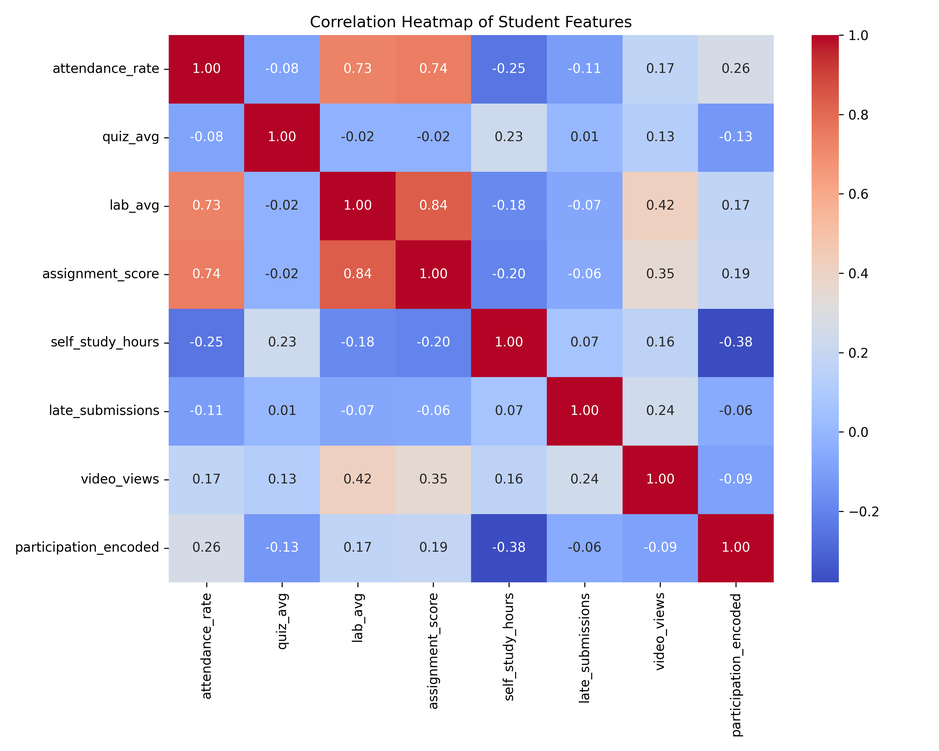
#> input picture outputs/figures/correlation_heatmap.png, 939 x 751 px, shrunk from 3000 x 2400 before the run
$ python generate_pdf_report.py
#> lines starting #> are read from the running program, lines starting #| are printed output that depends on the picture
import os
import matplotlib.pyplot as plt
import matplotlib.image as mpimg
from matplotlib.backends.backend_pdf import PdfPages

# Cấu hình phông chữ hỗ trợ tiếng Việt Unicode trên Windows/Mac/Linux
plt.rcParams["font.sans-serif"] = ["Arial", "Tahoma", "DejaVu Sans"]
plt.rcParams["axes.unicode_minus"] = False

current_dir = os.path.dirname(os.path.abspath(__file__))
if os.path.basename(current_dir).lower() == "scratch":
    BASE_DIR = os.path.dirname(current_dir)
else:
    BASE_DIR = current_dir

FIG_DIR = os.path.join(BASE_DIR, "outputs", "figures")
REPORT_DIR = os.path.join(BASE_DIR, "report")
os.makedirs(REPORT_DIR, exist_ok=True)
PDF_PATH = os.path.join(REPORT_DIR, "Bao_Cao_SmartEdu_AI_Rut_Gon.pdf")


def add_header(ax, title, subtitle=""):
    ax.axis("off")
    ax.text(0.5, 0.96, title, ha="center", va="top", fontsize=14, fontweight="bold", color="#003366")
    if subtitle:
        ax.text(0.5, 0.92, subtitle, ha="center", va="top", fontsize=10, style="italic", color="#444444")


def draw_table(ax, col_labels, table_data, bbox, col_widths=None):
    tbl = ax.table(
        cellText=table_data,
        colLabels=col_labels,
        loc="center",
        bbox=bbox,
        colWidths=col_widths,
        cellLoc="center",
    )
    tbl.auto_set_font_size(False)
    tbl.set_fontsize(8.5)
    for (row, col), cell in tbl.get_celld().items():
        if row == 0:
            cell.set_facecolor("#003366")
            cell.set_text_props(color="white", weight="bold")
        elif row % 2 == 0:
            cell.set_facecolor("#F2F6FA")
        cell.set_edgecolor("#CCCCCC")
    return tbl


def generate_pdf():
    with PdfPages(PDF_PATH) as pdf:
        # ================= TRANG 1: TRANG BÌA, SƠ ĐỒ PIPELINE & PHẦN A =================
        fig = plt.figure(figsize=(8.27, 11.69))
        ax = fig.add_axes([0.05, 0.05, 0.90, 0.90])
        add_header(
            ax,
            "BÁO CÁO TỔNG KẾT ĐỒ ÁN: SMARTEDU AI (ITA201 – TOÁN CHO HỌC MÁY)",
            "Đơn vị: FPT Polytechnic | Nhóm: Hoài (PS47905), Liêm (PS47845), Khôi (PS48256), Khải (PS48224)",
        )

        # Sơ đồ khối Pipeline tổng thể
        ax.text(0.02, 0.87, "1. SƠ ĐỒ KIẾN TRÚC PIPELINE 5 PHÂN HỆ TOÁN HỌC", fontsize=11, fontweight="bold", color="#0F4C81")
        boxes = [
            (0.03, 0.78, 0.16, 0.07, "DỮ LIỆU\n4.424 SV x 10 cột\n1.500 cạnh tương tác"),
            (0.22, 0.78, 0.17, 0.07, "PHẦN A: ĐẠI SỐ\nLàm sạch Median\ns = Xw, Norm L1/L2"),
            (0.42, 0.78, 0.17, 0.07, "PHẦN B: PCA\nGiảm 8 -> 4 chiều\nBảo toàn 80.19% PS"),
            (0.62, 0.78, 0.17, 0.07, "PHẦN C & D\nBayes, IG, Đồ thị\nMarkov 20 bước"),
            (0.82, 0.78, 0.15, 0.07, "PHẦN E: TỐI ƯU\nPuLP Z* = 184.0\nMax-Flow = 10"),
        ]
        for x, y, w, h, text in boxes:
            rect = plt.Rectangle((x, y), w, h, facecolor="#E6F0FA", edgecolor="#003366", lw=1.5)
            ax.add_patch(rect)
            ax.text(x + w / 2, y + h / 2, text, ha="center", va="center", fontsize=7.5, fontweight="bold")

        # Bảng Ma trận con 3 mẫu & Điểm nguy cơ s = Xw
        ax.text(0.02, 0.73, "2. PHẦN A: ĐẠI SỐ TUYẾN TÍNH, GIẢI THÍCH TRỌNG SỐ w & TÍNH GIẤY s = Xw", fontsize=11, fontweight="bold", color="#0F4C81")
        sub_headers = ["Mã SV", "Attend", "Quiz", "Lab", "Assign", "Study", "Late", "Video", "Part", "Điểm s = Xw", "Nhãn"]
        sub_rows = [
            ["SV0001", "0.5", "2.0", "0.0", "0.0", "9.1", "0.0", "5.0", "1.0", "-1.440", "high_risk"],
            ["SV0002", "0.6", "2.0", "7.0", "6.8", "8.6", "0.0", "17.0", "1.0", "-2.150", "low_risk"],
            ["SV0003", "0.5", "2.0", "0.0", "0.0", "8.6", "0.0", "5.0", "1.0", "-1.365", "high_risk"],
        ]
        draw_table(ax, sub_headers, sub_rows, bbox=[0.02, 0.59, 0.96, 0.12])

        # Bảng giải thích trọng số w
        w_headers = ["Trọng số", "Đặc trưng", "Giá trị w_j", "Ý nghĩa cốt lõi của dấu và độ lớn trọng số"]
        w_rows = [
            ["w1, w2, w3", "attendance, quiz, lab", "+0.25, +0.30, +0.25", "Kế thừa bộ trọng số chuẩn trong đề bài Assignment cho 3 cột đầu."],
            ["w4", "assignment_score", "-0.20", "Dấu âm: Điểm bài tập lớn cao giúp kéo giảm mạnh điểm nguy cơ."],
            ["w5", "self_study_hours", "-0.15", "Dấu âm: Tự học càng nhiều giờ/tuần thì rủi ro trượt môn càng giảm."],
            ["w6", "late_submissions", "+0.40", "Dấu dương lớn nhất: Nộp trễ hạn làm tăng vọt nguy cơ rớt môn."],
            ["w7, w8", "video_views, participation", "-0.10, -0.30", "Dấu âm: Xem lại bài giảng và tích cực phát biểu giúp giảm rủi ro."],
        ]
        draw_table(ax, w_headers, w_rows, bbox=[0.02, 0.36, 0.96, 0.20], col_widths=[0.14, 0.22, 0.18, 0.46])

        # Khung tính giấy + Khoảng cách L1/L2 + Tổ hợp
        core_text_a = (
            "• TÍNH GIẤY PHÉP NHÂN MA TRẬN - VECTOR s = Xw:\n"
            "  - SV0001: s1 = 0.5(0.25) + 2.0(0.30) + 0(0.25) + 0(-0.20) + 9.1(-0.15) + 0(0.40) + 5.0(-0.10) + 1.0(-0.30) = -1.440\n"
            "  - SV0002: s2 = 0.6(0.25) + 2.0(0.30) + 7.0(0.25) + 6.8(-0.20) + 8.6(-0.15) + 0(0.40) + 17.0(-0.10) + 1.0(-0.30) = -2.150\n"
            "  - SV0003: s3 = 0.5(0.25) + 2.0(0.30) + 0(0.25) + 0(-0.20) + 8.6(-0.15) + 0(0.40) + 5.0(-0.10) + 1.0(-0.30) = -1.365\n\n"
            "• CHUẨN HÓA STANDARDSCALER & KHOẢNG CÁCH (SV0001 vs SV0002):\n"
            "  - Khoảng cách Manhattan (L1 Norm) = 7.6448 | Khoảng cách Euclidean (L2 Norm) = 4.1856 (ứng dụng trong KNN, K-Means).\n\n"
            "• ĐẠI SỐ TỔ HỢP & KHÔNG GIAN TÌM KIẾM:\n"
            "  - Chọn 3 từ 8 đặc trưng: C(8, 3) = 56 cách | Grid Search siêu tham số: 3 x 2 x 2 = 12 cấu hình (mở rộng 336 mô hình)."
        )
        ax.text(0.02, 0.33, core_text_a, va="top", fontsize=9, bbox=dict(boxstyle="round,pad=0.5", facecolor="#FFFDF5", edgecolor="#D4B106"))
        pdf.savefig(fig)
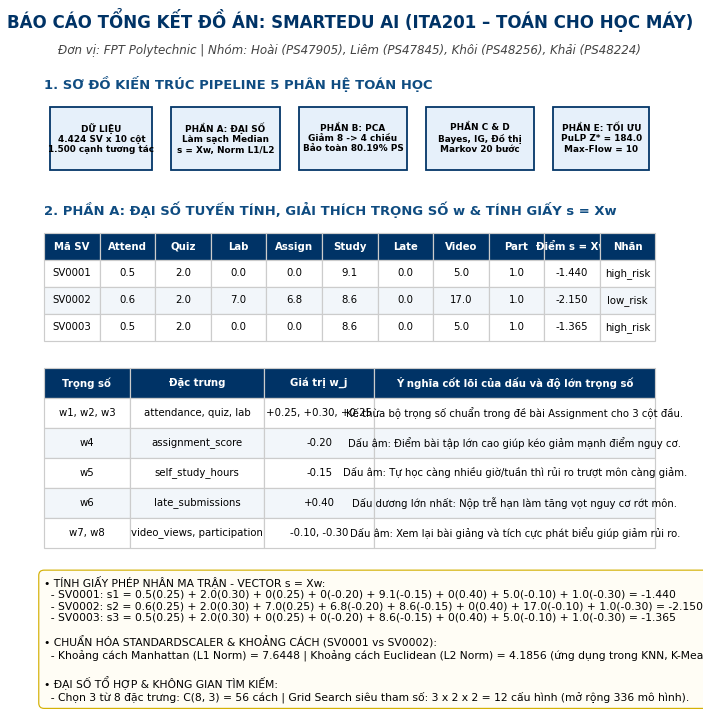
#> figure drawn by matplotlib, 1 panel
        plt.close(fig)

        # ================= TRANG 2: PHẦN B (TƯƠNG QUAN & GIẢM CHIỀU PCA) =================
        fig = plt.figure(figsize=(8.27, 11.69))
        ax = fig.add_axes([0.05, 0.05, 0.90, 0.90])
        add_header(ax, "3. PHẦN B: PHÂN TÍCH TƯƠNG QUAN & GIẢM CHIỀU DỮ LIỆU (PCA)")

        pca_headers = ["Tiêu chí đánh giá", "Trước PCA (8 cột gốc)", "Sau PCA (4 thành phần)", "Giá trị cốt lõi & Nhận xét"]
        pca_rows = [
            ["Phương sai bảo toàn", "100.00%", "80.19% (PC1..PC4)", "Giảm 50% số chiều, đáp ứng chuẩn >= 80% phương sai."],
            ["Accuracy (Cây quyết định)", "79.89%", "77.97%", "Giảm nhẹ 1.92% do nén chiều và xoay hệ trục tọa độ."],
            ["F1-Score", "80.05%", "78.06%", "Duy trì hiệu năng phân loại tốt (>= 75%)."],
            ["Khả năng giải thích", "Rất cao (biết rõ cột yếu)", "Thấp (tổ hợp 8 cột)", "Giữ đặc trưng gốc khi cần giải thích lý do cảnh báo."],
        ]
        draw_table(ax, pca_headers, pca_rows, bbox=[0.02, 0.72, 0.96, 0.16], col_widths=[0.22, 0.20, 0.20, 0.38])

        # Chèn 2 hình Heatmap và PCA Scatter
        for idx, (fname, title_img, pos) in enumerate([
            ("correlation_heatmap.png", "Hình B.1: Heatmap tương quan Pearson (Lab - Assign r = 0.68)", [0.06, 0.38, 0.88, 0.31]),
            ("pca_scatter_pc1_pc2.png", "Hình B.2: Phân tách cụm rủi ro trên không gian 2D (PC1 - PC2)", [0.06, 0.04, 0.88, 0.31]),
        ]):
            fpath = os.path.join(FIG_DIR, fname)
            if os.path.exists(fpath):
                sub_ax = fig.add_axes(pos)
                sub_ax.imshow(mpimg.imread(fpath))
                sub_ax.set_title(title_img, fontsize=9.5, fontweight="bold", color="#003366")
                sub_ax.axis("off")
#> pass 2 of the loop in generate_pdf, `for idx, (fname, title_img, pos) in enumerate([`:
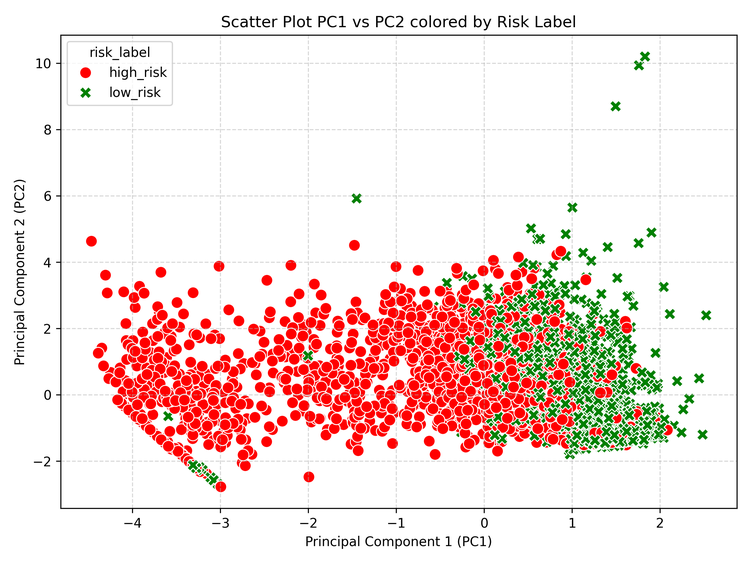
#> input picture outputs/figures/pca_scatter_pc1_pc2.png, 751 x 563 px, shrunk from 2400 x 1800 before the run

        pdf.savefig(fig)
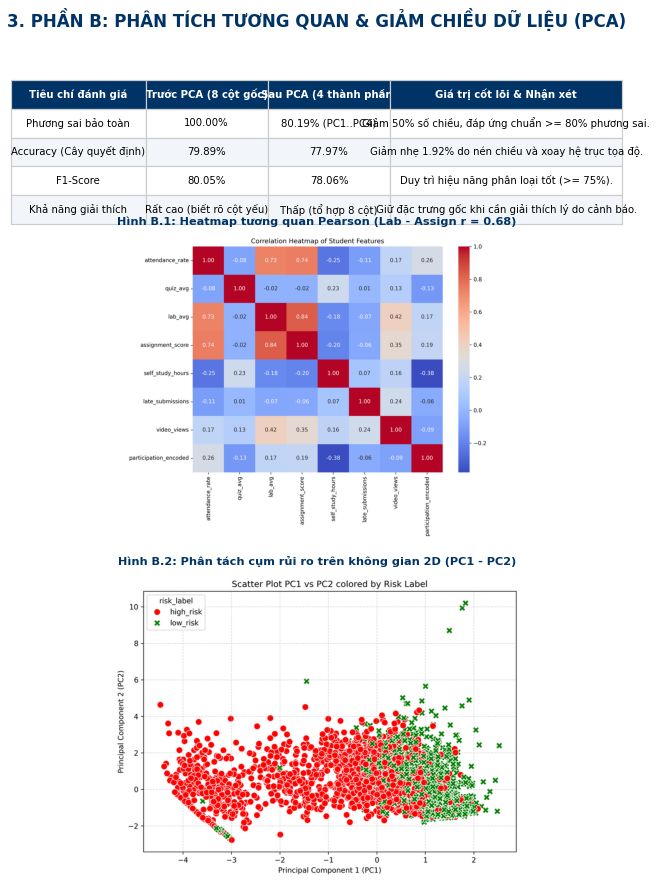
#> figure drawn by matplotlib, 2 panels
        plt.close(fig)

        # ================= TRANG 3: PHẦN C (XÁC SUẤT BAYES & INFORMATION GAIN) =================
        fig = plt.figure(figsize=(8.27, 11.69))
        ax = fig.add_axes([0.05, 0.05, 0.90, 0.90])
        add_header(ax, "4. PHẦN C: XÁC SUẤT CÓ ĐIỀU KIỆN, NAIVE BAYES & INFORMATION GAIN")

        text_c = (
            "• XÁC SUẤT 2 CHIỀU & TÍNH GIẤY ĐỊNH LÝ BAYES:\n"
            "  - P(high_risk | att_low) = 91.32% (Dự báo rủi ro khi vắng học) vs P(att_low | high_risk) = 56.98% (Đặc điểm nhóm rủi ro).\n"
            "  - Tính giấy Bayes: P(high_risk | att_low) = [0.5698 x 0.5007] / 0.3124 = 0.9132 (91.32% - Khớp 100%).\n"
            "• MÔ HÌNH GAUSSIAN NAIVE BAYES: Accuracy = 74.69% | Precision = 86.38% | Recall = 58.69% | F1 = 69.89%.\n"
            "  - Dự báo mẫu SV0001: Prior P(high_risk) = 0.5007 -> Posterior P(high_risk | X) = 1.0000 (Dự đoán chuẩn: high_risk)."
        )
        ax.text(0.02, 0.89, text_c, va="top", fontsize=9, bbox=dict(boxstyle="round,pad=0.5", facecolor="#F0F7FF", edgecolor="#003366"))

        ig_headers = ["Hạng", "Đặc trưng rời rạc hóa", "Entropy gốc H(S)", "Entropy H(S|A)", "Information Gain (bits)"]
        ig_rows = [
            ["1", "attendance_bin (Chuyên cần)", "1.0000", "0.6617", "0.3383 (Mạnh nhất)"],
            ["2", "assignment_bin (Điểm Assignment)", "1.0000", "0.8328", "0.1672"],
            ["3", "lab_bin (Điểm thực hành Lab)", "1.0000", "0.8797", "0.1203"],
            ["4", "participation_level (Tương tác)", "1.0000", "0.9271", "0.0729"],
            ["5", "quiz_bin (Điểm kiểm tra Quiz)", "1.0000", "0.9943", "0.0057"],
            ["6", "late_sub_bin (Nộp bài muộn)", "1.0000", "0.9947", "0.0053"],
        ]
        draw_table(ax, ig_headers, ig_rows, bbox=[0.02, 0.52, 0.96, 0.22])

        for fname, title_img, pos in [
            ("gnb_confusion_matrix.png", "Hình C.1: Confusion Matrix (GaussianNB)", [0.04, 0.08, 0.42, 0.38]),
            ("information_gain_ranking.png", "Hình C.2: Xếp hạng đặc trưng theo Information Gain", [0.49, 0.08, 0.47, 0.38]),
        ]:
            fpath = os.path.join(FIG_DIR, fname)
            if os.path.exists(fpath):
                sub_ax = fig.add_axes(pos)
                sub_ax.imshow(mpimg.imread(fpath))
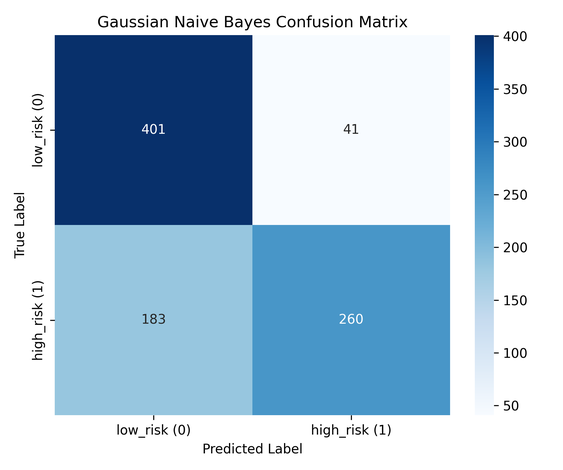
#> input picture outputs/figures/gnb_confusion_matrix.png, 563 x 470 px, shrunk from 1800 x 1500 before the run
                sub_ax.set_title(title_img, fontsize=9, fontweight="bold", color="#003366")
                sub_ax.axis("off")
#> pass 2 of the loop in generate_pdf, `for fname, title_img, pos in [`:
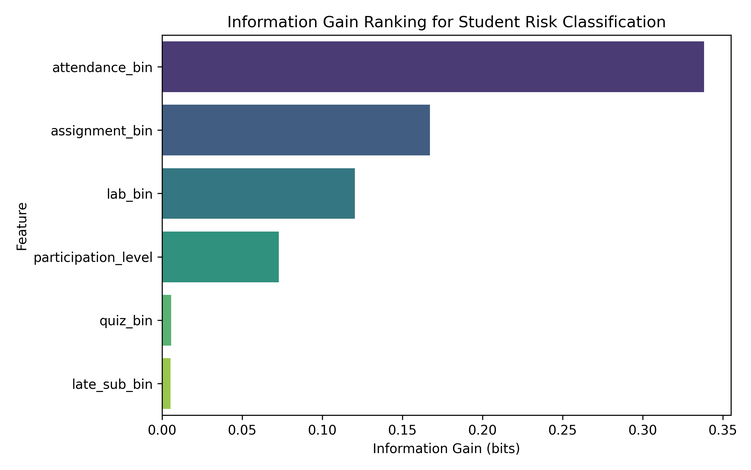
#> input picture outputs/figures/information_gain_ranking.png, 751 x 470 px, shrunk from 2400 x 1500 before the run

        pdf.savefig(fig)
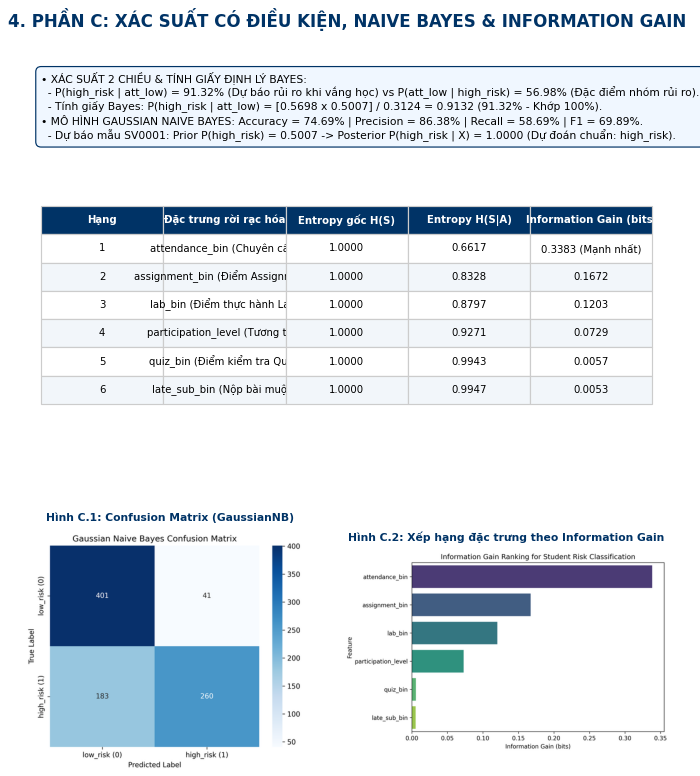
#> figure drawn by matplotlib, 2 panels
        plt.close(fig)

        # ================= TRANG 4: PHẦN D & PHẦN E (ĐỒ THỊ, MARKOV & TỐI ƯU HÓA) =================
        fig = plt.figure(figsize=(8.27, 11.69))
        ax = fig.add_axes([0.05, 0.05, 0.90, 0.90])
        add_header(ax, "5. PHẦN D & E: ĐỒ THỊ TƯƠNG TÁC, CHUỖI MARKOV & TỐI ƯU HÓA HỖ TRỢ")

        de_headers = ["Phân hệ Toán học", "Thông số mô hình", "Kết quả thực nghiệm cốt lõi"]
        de_rows = [
            ["D.1 & D.2. Đồ thị & BFS/DFS", "|V| = 1.128 đỉnh, |E| = 1.500 cạnh", "Duyệt từ SV0030 thăm 113 đỉnh; 430 cụm WCC (max 435), 1.029 cụm SCC (max 10)."],
            ["D.3. Chuỗi Markov 3 trạng thái", "pi_0 = [0.70, 0.25, 0.05]", "Bước 1: pi_1 = [57.75%, 30.25%, 12.00%] -> Dừng (k=20): pi* = [34.57%, 35.80%, 29.63%]."],
            ["E.1. Quy hoạch PuLP BIP", "12 SV nguy cơ cao, Ngân sách 24h", "Optimal Z* = 184.0 | Dùng 23/24 giờ | Hỗ trợ thành công 12/12 sinh viên (100%)."],
            ["E.2. Ghép cặp Max-Flow", "Nguồn s -> 10 SV -> 5 Mentor -> Đích t", "Max Flow = 10 (Min-Cut = 10), ghép 10/10 SV | Điểm nghẽn tại Mentor M03 và M01."],
        ]
        draw_table(ax, de_headers, de_rows, bbox=[0.02, 0.68, 0.96, 0.20], col_widths=[0.25, 0.25, 0.50])

        for fname, title_img, pos in [
            ("student_interaction_graph.png", "Hình D.1: Mạng lưới tương tác (25 SV mẫu)", [0.04, 0.22, 0.43, 0.40]),
            ("markov_convergence.png", "Hình D.2: Hội tụ Chuỗi Markov qua 20 bước", [0.50, 0.22, 0.46, 0.40]),
        ]:
            fpath = os.path.join(FIG_DIR, fname)
            if os.path.exists(fpath):
                sub_ax = fig.add_axes(pos)
                sub_ax.imshow(mpimg.imread(fpath))
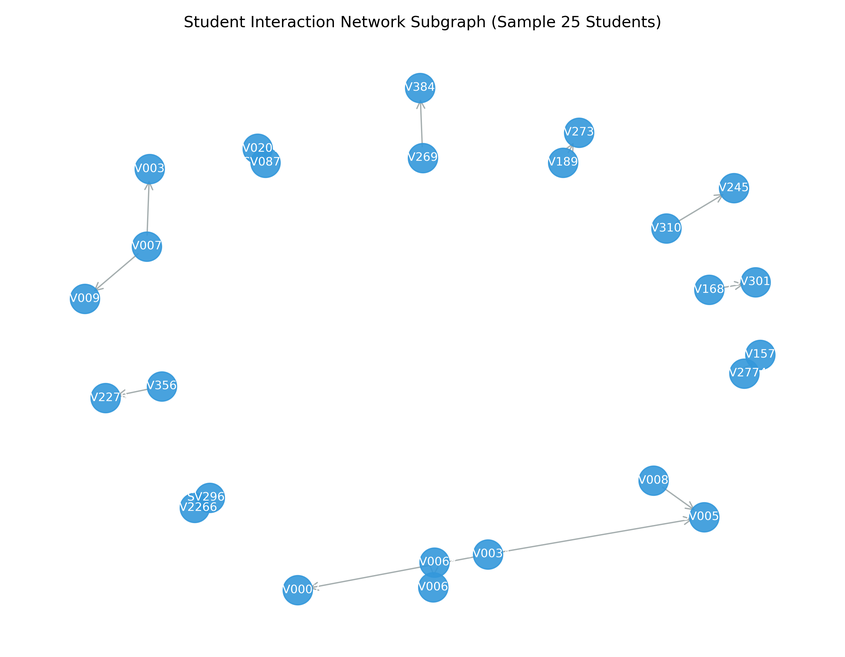
#> input picture outputs/figures/student_interaction_graph.png, 845 x 657 px, shrunk from 2700 x 2100 before the run
                sub_ax.set_title(title_img, fontsize=9, fontweight="bold", color="#003366")
                sub_ax.axis("off")
#> pass 2 of the loop in generate_pdf, `for fname, title_img, pos in [`:
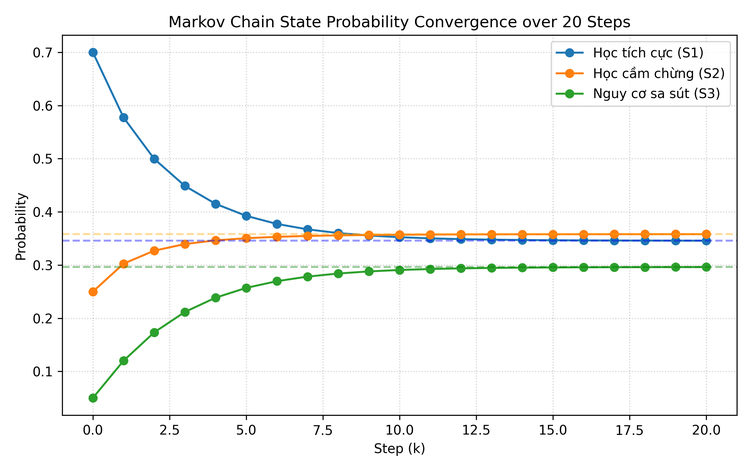
#> input picture outputs/figures/markov_convergence.png, 751 x 470 px, shrunk from 2400 x 1500 before the run

        ax.text(
            0.02,
            0.14,
            "• KẾT LUẬN CỐT LÕI: Hệ thống SmartEdu AI đã hoàn thiện chu trình khép kín từ Tiền xử lý đại số (Phần A), Nén chiều PCA (Phần B),\n"
            "  Dự báo rủi ro Bayes & Information Gain (Phần C), Phân tích đồ thị & dự báo Markov dài hạn (Phần D) đến Tối ưu hóa phân bổ Mentor\n"
            "  bằng Quy hoạch nguyên nhị phân PuLP và Luồng cực đại Max-Flow (Phần E), sẵn sàng tích hợp cảnh báo sớm vào thực tiễn đào tạo.",
            va="top",
            fontsize=9,
            bbox=dict(boxstyle="round,pad=0.5", facecolor="#E8F8F5", edgecolor="#117A65"),
        )

        pdf.savefig(fig)
        plt.close(fig)

    print(f"[HOAN TAT] Da tao file Bao cao PDF tai: {PDF_PATH}")


if __name__ == "__main__":
    import sys
    if hasattr(sys.stdout, "reconfigure"):
        try:
            sys.stdout.reconfigure(encoding="utf-8")
        except Exception:
            pass
    generate_pdf()
